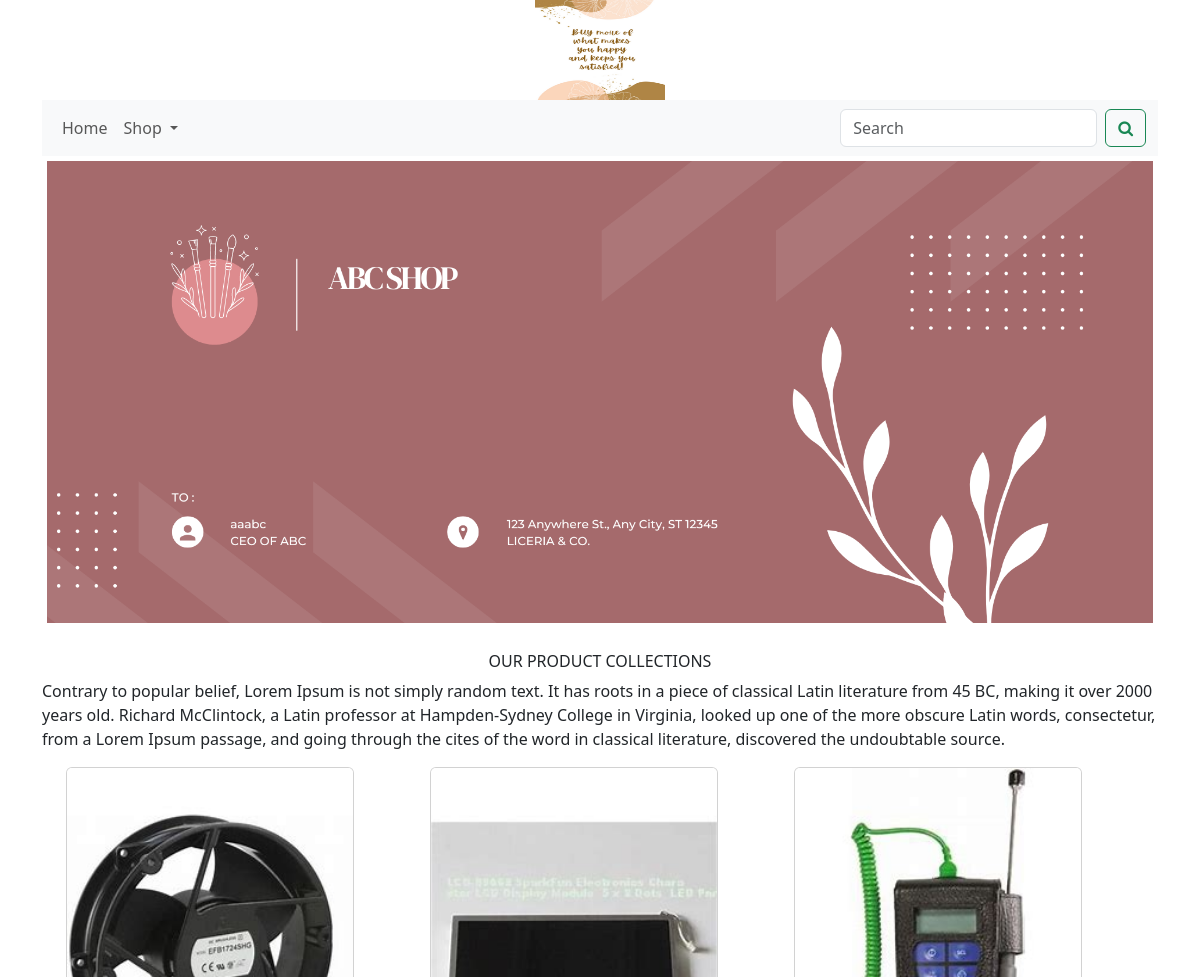
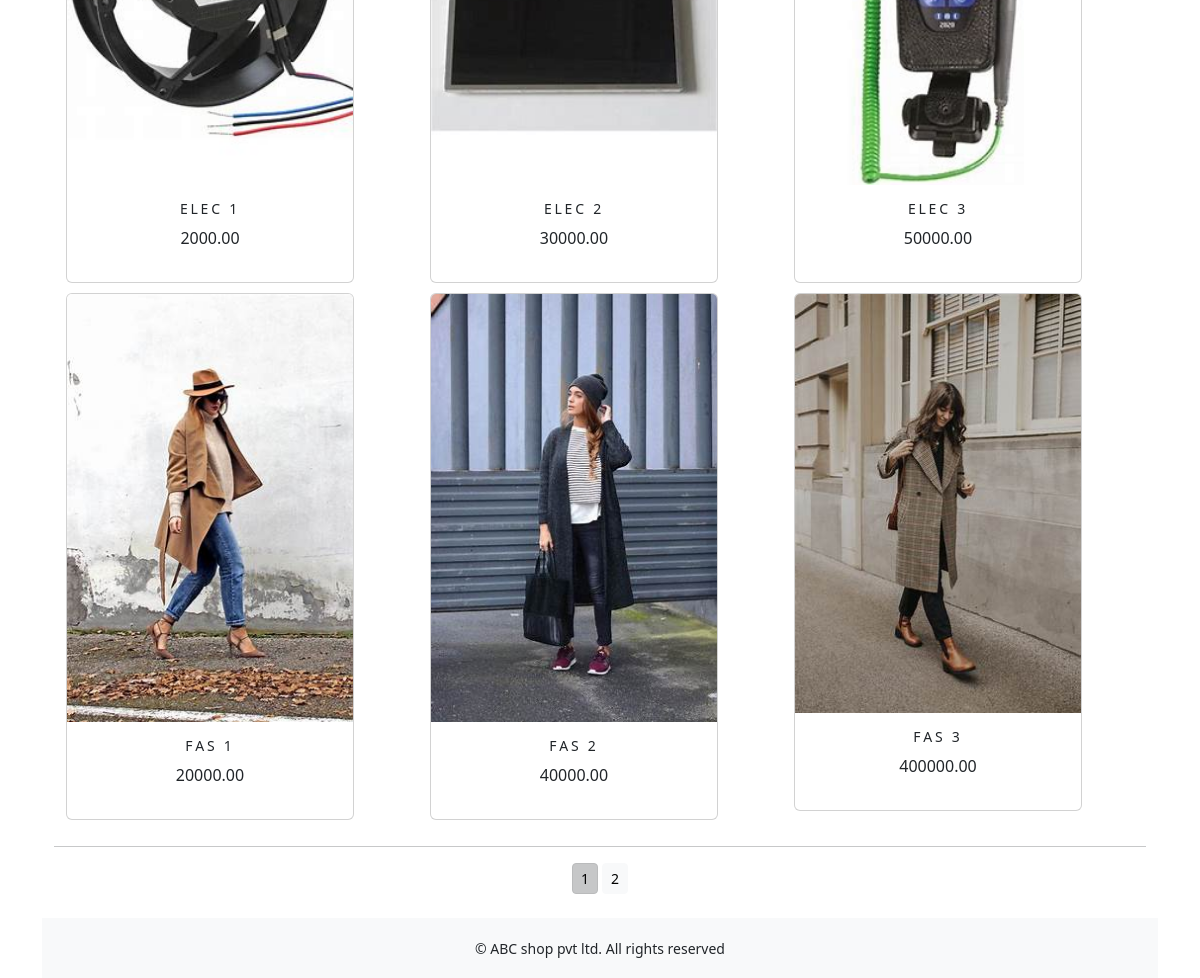
The app's page /shop/ with its own data (2 pictures, top to bottom).
### shop/models.py (models this page shows, shortened)
class Product(models.Model):
    name = models.CharField(max_length=250,unique=True)
    slug = models.SlugField(max_length=250,unique=True)
    description = models.TextField(blank=True)
    price = models.DecimalField(max_digits=10,decimal_places=2)
    category = models.ForeignKey(Category,on_delete=models.CASCADE)
    image = models.ImageField(upload_to='product',blank=True)
    stock = models.IntegerField()
    available = models.BooleanField(default=True)
    created = models.DateTimeField(auto_now_add=True)
    updated = models.DateTimeField(auto_now=True)
    class Meta:
        ordering = ('name',)
        verbose_name = 'product'
        verbose_name_plural = 'products'
    def get_url(self):
        return reverse('shop:prodCatdetail',args=[self.category.slug,self.slug])

### shop/views.py (the view)
# urls.py: path('',views.allProdCat,name='allProdCat'),
def allProdCat(request,c_slug=None):
    c_page = None
    products_list = None
    if c_slug != None:
        c_page = get_object_or_404(Category,slug=c_slug)
        products_list = Product.objects.all().filter(category=c_page,available=True)
    else:
        products_list = Product.objects.all().filter(available=True)
    paginator = Paginator(products_list,6)
    try:
        page = int(request.GET.get('page',1))
    except:
        page = 1
    try:
        products = paginator.page(page)
    except (EmptyPage,InvalidPage):
        products = paginator.page(paginator.num_pages)
    return render(request,"category.html",{'category':c_page,'products':products})

### cart/context_processors.py (called while the page is built)
def counter(request):
    item_count = 0
    if 'admin' in request.path:
        return {}
    else:
        try:
            cart = Cart.objects.filter(cart_id = _cart_id(request))
            cart_items = CartItem.objects.all().filter(cart=cart[:1])
            for cart_item in cart_items:
                item_count += cart_item.quantity
        except Cart.DoesNotExist:
            item_count = 0
    return dict(item_count=item_count)

### cart/views.py (called while the page is built)
def _cart_id(request):
    cart = request.session.session_key
    if not cart:
        cart = request.session.create()
    return cart

### shop/context_processors.py (called while the page is built)
def menu_links(request):
    links = Category.objects.all()
    return dict(links=links)

### shop/models.py (called while the page is built)
    def get_url(self):
        return reverse('shop:products_by_category',args=[self.slug])

### templates/category.html (shortened to what this page needs)
{% extends 'base.html' %}
{% load static %}
{% block content %}
    <div class="mx-auto">
        {% if category %}
            <img class="my_image" src="{{ category.image.url }}" alt="{{ category.name}}">
    </div>
    <br>
    <div>
        <h1 class="text-center my_title">{{ category.name }}</h1>
        <p class="text-justify">{{ category.description }}</p>
    </div>
    {% else %}
        <div>
            <img class="my_image my_image_padding" src="{% static 'img/banner.png' %}" alt="Our Products" width="1250px;">
        </div>
        <br>
        <div>
            <h1 class="text-center my_title">Our Product Collections </h1>
            <p class="text-justify">Contrary to popular belief, Lorem Ipsum is not simply random text. It has roots in a piece of classical Latin literature from 45 BC, making it over 2000 years old. Richard McClintock, a Latin professor at Hampden-Sydney College in Virginia, looked up one of the more obscure Latin words, consectetur, from a Lorem Ipsum passage, and going through the cites of the word in classical literature, discovered the undoubtable source.</p>
        </div>
    {% endif %}
    <div class="container">
        <div class="row mx-auto">
            {% for product in products.object_list %}
            <div class="my_bottom_margin col-9 col-sm-12 col-md-4 col-lg-4">
                <div class="card text-center" style="width: 18rem;" >
                    {% if product.image %}
                        <a href="{{ product.get_url }}"><img class="card-img-top my_image" src="{{ product.image.url }}" alt="{{ product.name }}"></a>
                    {% endif %}
                    <div class="card-body">
                        <h4>{{ product.name }}</h4>
                        <p>{{ product.price }}</p>
                    </div>
                </div>
            </div>
            {% endfor %}
        </div>
        <div class="mx-auto">
            {% if products.paginator.num_pages > 1 %}
            <hr>
            <div class="text-center">
                {% for pg in products.paginator.page_range %}
                    <a href="?page={{ pg }}" class="btn btn-light btn-sm {% if products.number == pg %} active {% endif %}">{{ pg }}</a>
                {% endfor %}
            </div>
            {% endif %}
        </div>
        <br>
    </div>
{% endblock %}

### templates/base.html (shortened to what this page needs)
{% load static %}
<!DOCTYPE html>
<html lang="en">
<head>
    <link rel="stylesheet" href="{% static 'css/custom.css' %}">
    <link href="{% static 'css/bootsrap.min.css' %}" rel="stylesheet">
    <link rel="stylesheet" href="https://cdnjs.cloudflare.com/ajax/libs/font-awesome/4.7.0/css/font-awesome.min.css">
</head>
<body class="d-flex flex-column min-vh-100">
<div class="container">
    {% include 'header.html' %}
    {% include 'navbar.html' %}
    {% block content %}
    {% endblock %}
</div>
    {% include 'footer.html' %}
</body>
</html>

### templates/header.html
{% load static %}
<header>
    <center>
        <a href="{% url 'shop:allProdCat' %}"><img src="{% static 'img/logo.png' %}" alt="logoimg" width="130px;" height="100px;"></a>
    </center>
</header>

### templates/navbar.html (shortened to what this page needs)
<nav class="navbar navbar-expand-lg bg-body-tertiary">
  <div class="container-fluid">
    <div class="collapse navbar-collapse" id="navbarSupportedContent">
      <ul class="navbar-nav me-auto mb-2 mb-lg-0">
        <li class="nav-item">
          <a class="nav-link" href="{% url 'shop:allProdCat' %}">Home</a>
        </li>
        <li class="nav-item dropdown {% if 'shop' in request.path %} active {% endif %}">
          <a class="nav-link dropdown-toggle" href="#" role="button" data-bs-toggle="dropdown" aria-expanded="false">
            Shop
          </a>
        </li>
      </ul>
      <form class="d-flex" role="search" method="get" action="{% url 'search_app:SearchResult' %}">
        <input class="form-control me-2" type="search" placeholder="Search" name="q" aria-label="Search">
        <button class="btn btn-outline-success" type="submit"><i class="fa fa-search"></i></button>
      </form>
    </div>
  </div>
</nav>

### templates/footer.html
<div class="mt-auto footer navbar-fixed-bottom my_footer">
    <p class="text-center">&copy; ABC shop pvt ltd. All rights reserved </p>
</div>

### static/css/custom.css (style rules this page uses)
body { font-family: 'Roboto', sans-serif; }
.my_footer p { padding-top : 20px; font-size : 14px; }
.my_footer { background-color : #f8f9fa; height : 60px; }
.my_image { width: 100%; height: auto; }
.my_title { font-size: 16px; text-transform: uppercase; letter-spacing: .2 em; }
.my_image_padding { padding: 5px; }
.my_bottom_margin { margin-bottom: 10px }
.card-body h4 { font-size: 14px; text-transform: uppercase; letter-spacing: .2em; }

### records on screen
Product: image (picture), name "ELEC 1", price "2000.00"
Product: image (picture), name "ELEC 2", price "30000.00"
Product: image (picture), name "ELEC 3", price "50000.00"
Product: image (picture), name "FAS 1", price "20000.00"
Product: image (picture), name "FAS 2", price "40000.00"
Product: image (picture), name "FAS 3", price "400000.00"

### other values on screen
{{ pg }} "1" "2"
